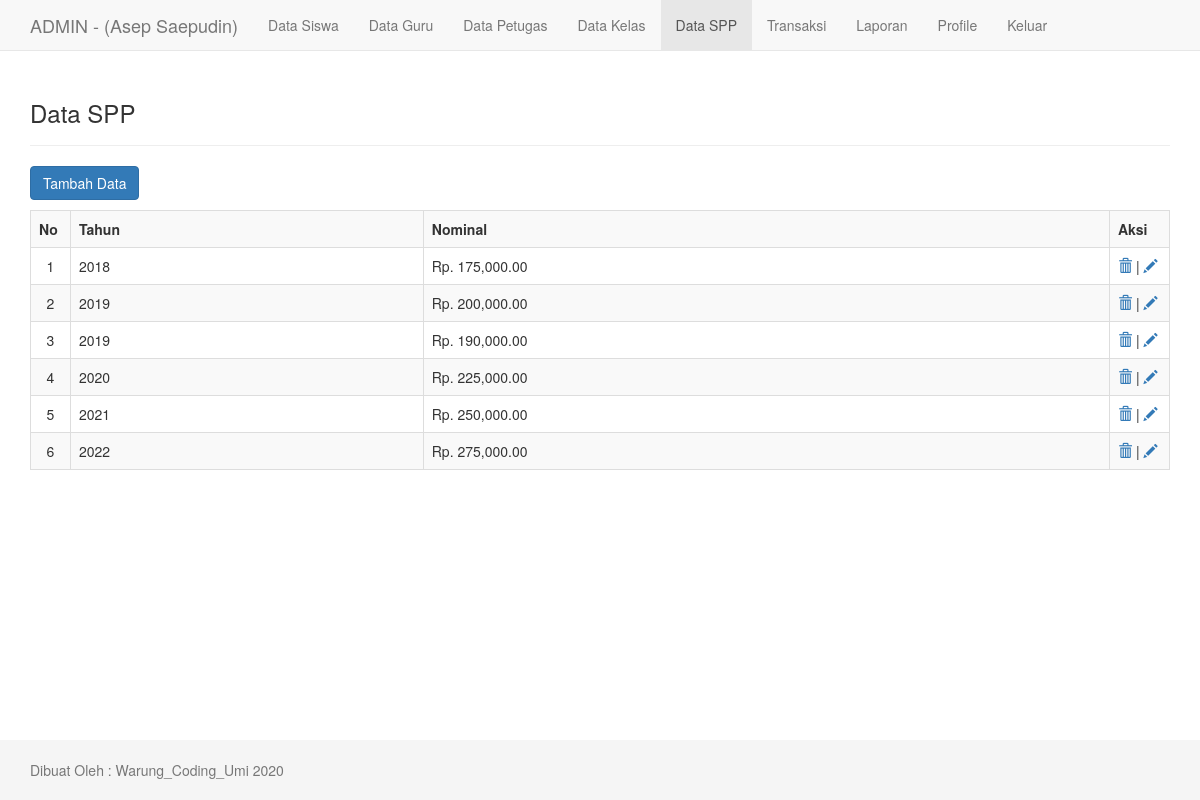
Screenshot of /admin/tampil_spp.php (signed in) with the database file from the repository.
### tables this page shows
CREATE TABLE `tb_petugas` (
  `id_petugas` int(11) NOT NULL,
  `username` varchar(35) NOT NULL,
  `password` varchar(50) NOT NULL,
  `nama_petugas` varchar(35) NOT NULL,
  `alamat` varchar(100) NOT NULL,
  `telepon` varchar(15) NOT NULL,
  `level` enum('admin','petugas') NOT NULL
);

CREATE TABLE `tb_spp` (
  `id_spp` int(11) NOT NULL,
  `tahun` int(11) NOT NULL,
  `nominal` int(11) NOT NULL
);

### admin/tampil_spp.php (the view, shortened to what this page needs)
<?php
    include "../inc/koneksi.php";
    $qprofil = mysqli_query($konek, "SELECT * FROM tb_petugas WHERE id_petugas='$_SESSION[id]'");
    $profil = mysqli_fetch_array($qprofil);
?>
<!DOCTYPE html>
<html lang="en">
<head>
    <link href="./../assets/css/bootstrap.min.css" rel="stylesheet">
    <link href="./../assets/style.css" rel="stylesheet">
</head>
<body>
     <nav class="navbar navbar-default navbar-fixed-top">
      <div class="container">
        <div class="navbar-header">
          <a class="navbar-brand" href="index.php">ADMIN - (<?php echo $profil['nama_petugas']; ?>)</a>
        </div>
        <div id="navbar" class="collapse navbar-collapse">
          <ul class="nav navbar-nav">
            <li><a href="tampil_siswa.php">Data Siswa</a></li>
            <li><a href="tampil_guru.php">Data Guru</a></li>
            <li><a href="tampil_petugas.php">Data Petugas</a></li>
            <li><a href="tampil_kelas.php">Data Kelas</a></li>
            <li class="active"><a href="tampil_spp.php">Data SPP</a></li>
            <li><a href="transaksi.php">Transaksi</a></li>
            <li><a href="laporan.php">Laporan</a></li>
            <li><a href="profile.php">Profile</a></li>
            <li><a href="../inc/logout.php">Keluar</a></li>
          </ul>
        </div>
      </div>
    </nav>
<div class="container">
    <div class="page-header">
        <h3>Data SPP</h3>
    </div>
    <a class="btn btn-primary" style="margin-bottom: 10px;" href="tambah_spp.php">Tambah Data</a>
    <table class="table table-bordered table-striped">
        <tr>
            <th>No</th>
            <th>Tahun</th>
            <th>Nominal</th>
            <th>Aksi</th>
        </tr>
        <?php
            $sql = mysqli_query($konek, "SELECT * FROM tb_spp ORDER BY tahun ASC");
            $no=1;
            while ($d=mysqli_fetch_array($sql)) {
                echo "
            <tr>
                <td width='40px' align='center'>$no</td>
                <td>$d[tahun]</td>
                <td>";
                echo "Rp. ";
                echo number_format($d['nominal'], 2);
                echo "</td>
                <td width='60px'>";
                ?>
                    <a onclick="return confirm('Anda akan menghapusnya?')" title="Hapus" href="hapus_spp.php?id=<?php echo $d['id_spp']; ?>"><span class="glyphicon glyphicon-trash" aria-hidden="true"></span></a> |
                    <a title="Edit" href="edit_spp.php?id=<?php echo $d['id_spp']; ?>"><span class="glyphicon glyphicon-pencil" aria-hidden="true"></span></a>
                <?php
                echo "</td>
            </tr>";
            $no++;
            }
        ?>
    </table>
</div>
<?php include "footer.php"; ?>

### assets/style.css (style rules this page uses)
html { position: relative; min-height: 100%; }
body { margin-bottom: 60px; }
body > .container { padding: 60px 15px 0; }

### rows the page displays
tb_petugas: nama_petugas "Asep Saepudin"
tb_spp: tahun "2018", nominal "175,000.00"
tb_spp: tahun "2019", nominal "200,000.00"
tb_spp: tahun "2019", nominal "190,000.00"
tb_spp: tahun "2020", nominal "225,000.00"
tb_spp: tahun "2021", nominal "250,000.00"
tb_spp: tahun "2022", nominal "275,000.00"
